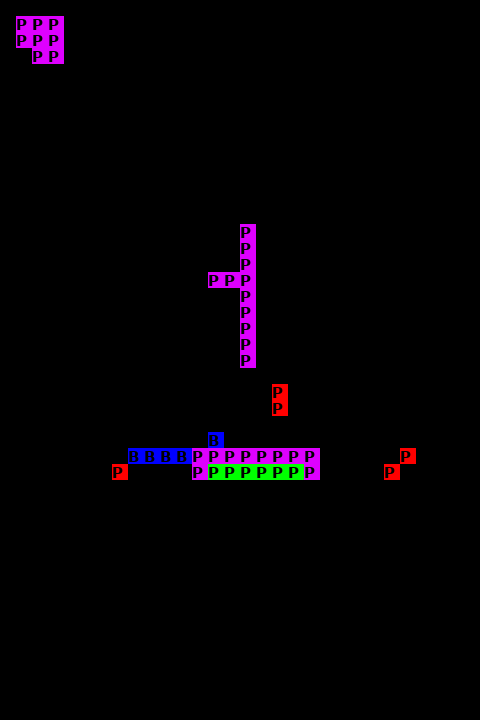

Rendered tile map (Tiled .tmx) drawn with the repository's tilesets; below, a short description and the map source with its tile grids summarised:
An orthogonal 30x45 tile map with 16x16 px tiles, 1 tile layer (power_ups), 2 hidden layers not drawn, 3 tilesets.

<map version="1.0" tiledversion="1.1.4" orientation="orthogonal" renderorder="right-down" width="30" height="45" tilewidth="16" tileheight="16" infinite="0" nextobjectid="1">
 <tileset firstgid="1" source="block_images.tsx" />
 <tileset firstgid="1351" source="block_behaviors.tsx" />
 <tileset firstgid="2701" source="power_up_behaviors.tsx" />
 <layer name="block_behaviors" width="30" height="45" visible="0">
  <data>[1350 cells, 136 non-empty, 1 distinct tile ids]</data>
 </layer>
 <layer name="power_ups" width="30" height="45">
  <data>[1350 cells, 45 non-empty, 4 distinct tile ids]</data>
 </layer>
 <layer name="blocks" width="30" height="45" visible="0">
  <data>[1350 cells, 136 non-empty, 3 distinct tile ids]</data>
 </layer>
</map>
